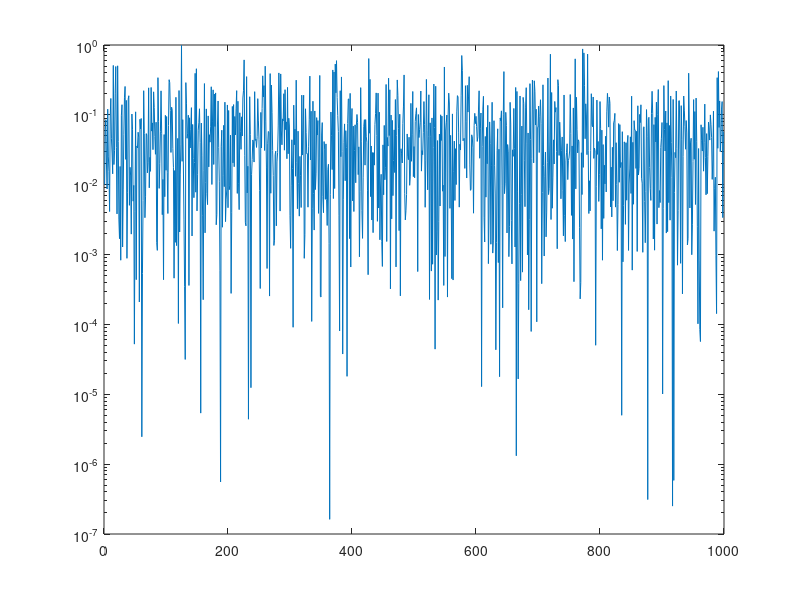
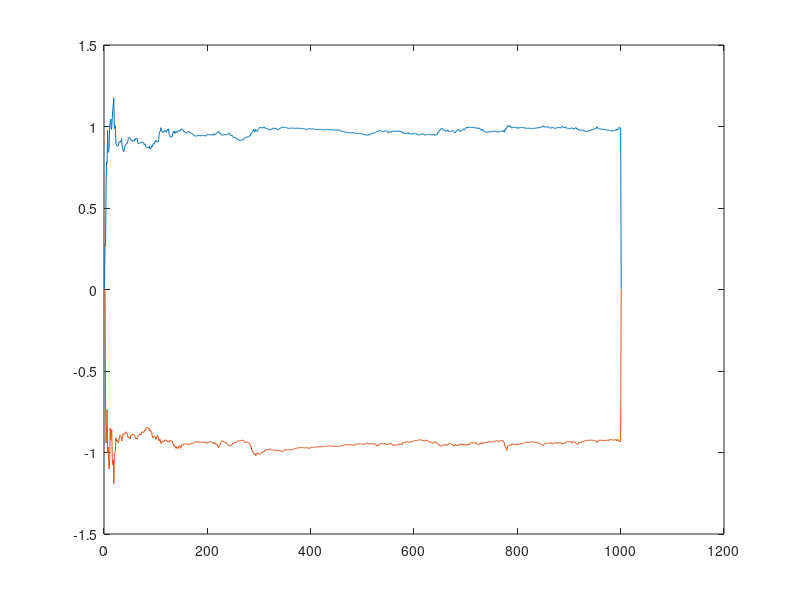

These figures' MATLAB source, in order:
clc
clear all
close all
j=sqrt(-1);

L=1000   ;            %signal length
sigma_v_2=0.0731;      %noise power

	v=sqrt(sigma_v_2)*randn(1,L);
	b=1;
	a=[1 -0.975 0.95];
    %a=[1 0.99];
	z=filtic(b,a,[0 0]);
	u=filter(b,a,v,z);
    
    %%
    n0=1;               %n0 Step Linear Prediction
    M=2;
    d=u(n0+1:end);        %Expectations correspond
    u1=[zeros(1,M-1) u];
    A=zeros(L,M);
    for k=1:L
        A(k,:)=u1(M-1+k:-1:k);
    end
        
    
    %% RLS
    delta=0.004;
    lambda=0.99;
    w_est=zeros(M,L+1);
    xi=zeros(L,1);
    P=1/delta*eye(M);
    for nn=1:L-n0
        k=1/lambda * P *A(nn,:)'/ ( 1+1/lambda*A(nn,:)*P*A(nn,:)'  );
        xi(nn)=d(nn)-w_est(:,nn)'*A(nn,:)';
        w_est(:,nn+1)=w_est(:,nn)+k*conj(xi(nn));
        P=1/lambda*P-1/lambda*k*A(nn,:)*P;
    end
    semilogy(abs(xi).^2)
    figure
    plot(w_est(1,:))
    hold on
    plot(w_est(2,:))


    
